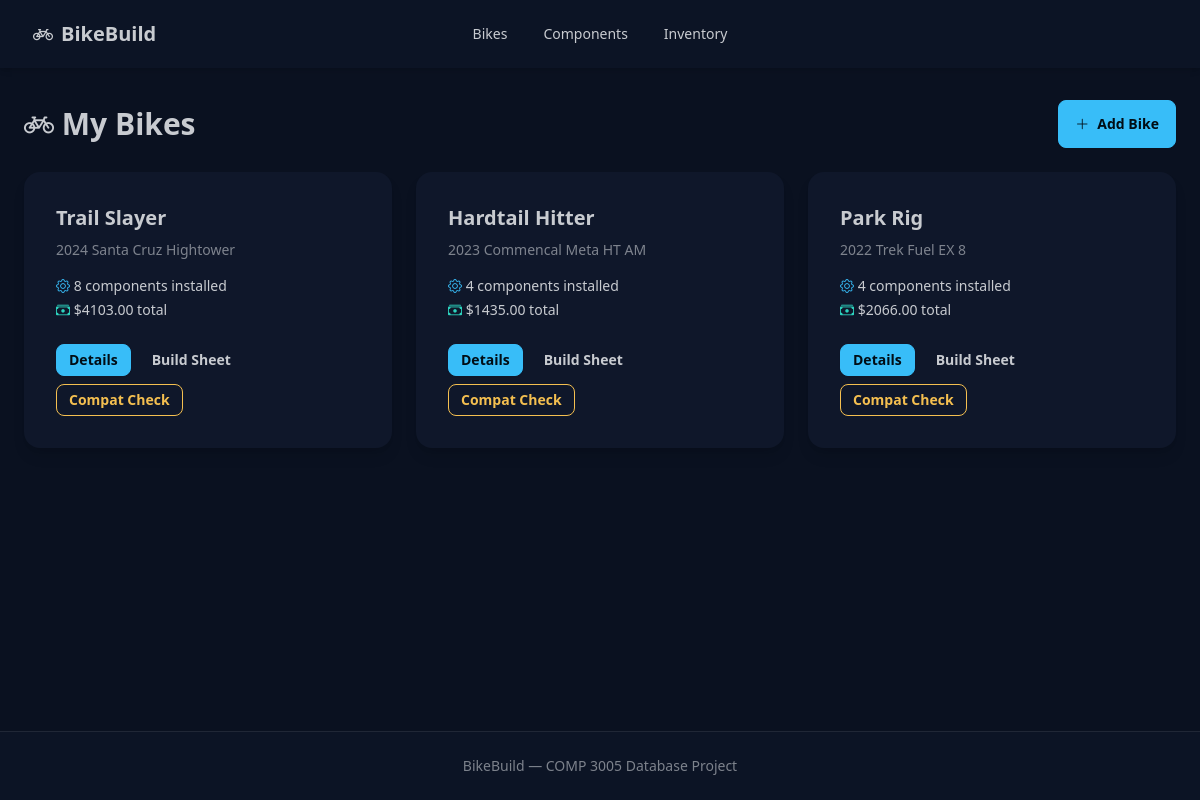
The app's page /bikes with its own data.
### tables this page shows
CREATE TABLE bikes (
    id INTEGER PRIMARY KEY AUTOINCREMENT,
    name TEXT NOT NULL,
    frame_id INTEGER NOT NULL REFERENCES frames(id) ON DELETE CASCADE,
    notes TEXT
);

### app.py (the view)
@app.route('/bikes')
def bikes_list():
    bikes = query_db("""
        SELECT b.id, b.name, b.notes,
               f.brand, f.model AS frame_model, f.year,
               COUNT(CASE WHEN bc.removal_date IS NULL THEN 1 END) AS installed_count,
               COALESCE(SUM(CASE WHEN bc.removal_date IS NULL THEN bc.price ELSE 0 END), 0) AS total_cost
        FROM bikes b
        JOIN frames f ON b.frame_id = f.id
        LEFT JOIN bike_components bc ON b.id = bc.bike_id
        GROUP BY b.id
        ORDER BY f.year DESC
    """)
    return render_template('bikes.html', bikes=bikes)

### app.py (called while the page is built)
def get_db():
    if 'db' not in g:
        g.db = sqlite3.connect(DATABASE)
        g.db.row_factory = sqlite3.Row
        g.db.execute("PRAGMA foreign_keys = ON")
    return g.db

def query_db(query, args=(), one=False):
    cur = get_db().execute(query, args)
    rv = cur.fetchall()
    cur.close()
    return (rv[0] if rv else None) if one else rv

### templates/bikes.html (shortened to what this page needs)
{% extends "base.html" %}
{% block content %}
<div class="flex flex-wrap items-center justify-between gap-4 mb-6">
    <h1 class="text-3xl font-bold"><i class="bi bi-bicycle"></i> My Bikes</h1>
    <a href="{{ url_for('bike_new') }}" class="btn btn-primary"><i class="bi bi-plus-lg"></i> Add Bike</a>
</div>
<div class="grid grid-cols-1 md:grid-cols-2 lg:grid-cols-3 gap-6">
    {% for bike in bikes %}
    <div class="card bg-base-100 shadow-lg card-hover">
        <div class="card-body">
            <h2 class="card-title">{{ bike.name }}</h2>
            <p class="text-base-content/60 text-sm">{{ bike.year }} {{ bike.brand }} {{ bike.frame_model }}</p>
            <div class="flex flex-col gap-1 mt-2 text-sm">
                <span><i class="bi bi-gear text-primary"></i> {{ bike.installed_count }} components installed</span>
                <span><i class="bi bi-cash-stack text-success"></i> ${{ "%.2f"|format(bike.total_cost) }} total</span>
            </div>
            <div class="card-actions justify-start mt-4 flex-wrap">
                <a href="{{ url_for('bike_detail', bike_id=bike.id) }}" class="btn btn-sm btn-primary">Details</a>
                <a href="{{ url_for('build_sheet', bike_id=bike.id) }}" class="btn btn-sm btn-ghost">Build Sheet</a>
                <a href="{{ url_for('compatibility_check', bike_id=bike.id) }}" class="btn btn-sm btn-warning btn-outline">Compat Check</a>
            </div>
        </div>
    </div>
    {% else %}
    <div class="col-span-full">
        <p class="text-base-content/60">No bikes yet. <a href="{{ url_for('bike_new') }}" class="link link-primary">Add your first bike.</a></p>
    </div>
    {% endfor %}
</div>
{% endblock %}

### static/style.css (style rules this page uses)
.card-hover { transition: transform 0.15s ease, box-shadow 0.15s ease; }

### records on screen
bikes: name "Trail Slayer", year "2024", brand "Santa Cruz", frame_model "Hightower", installed_count "8", total_cost "4103.00"
bikes: name "Hardtail Hitter", year "2023", brand "Commencal", frame_model "Meta HT AM", installed_count "4", total_cost "1435.00"
bikes: name "Park Rig", year "2022", brand "Trek", frame_model "Fuel EX 8", installed_count "4", total_cost "2066.00"
